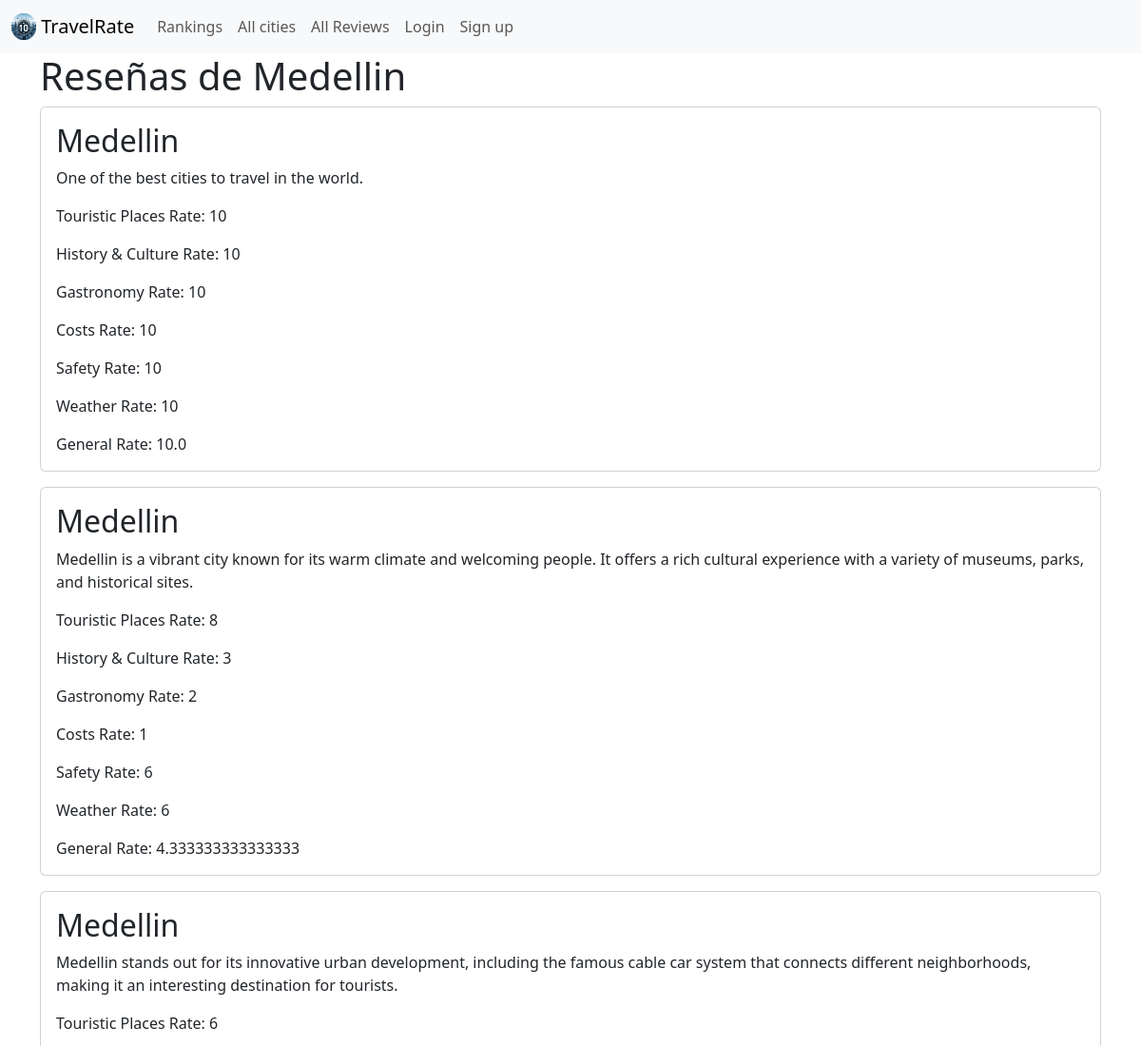
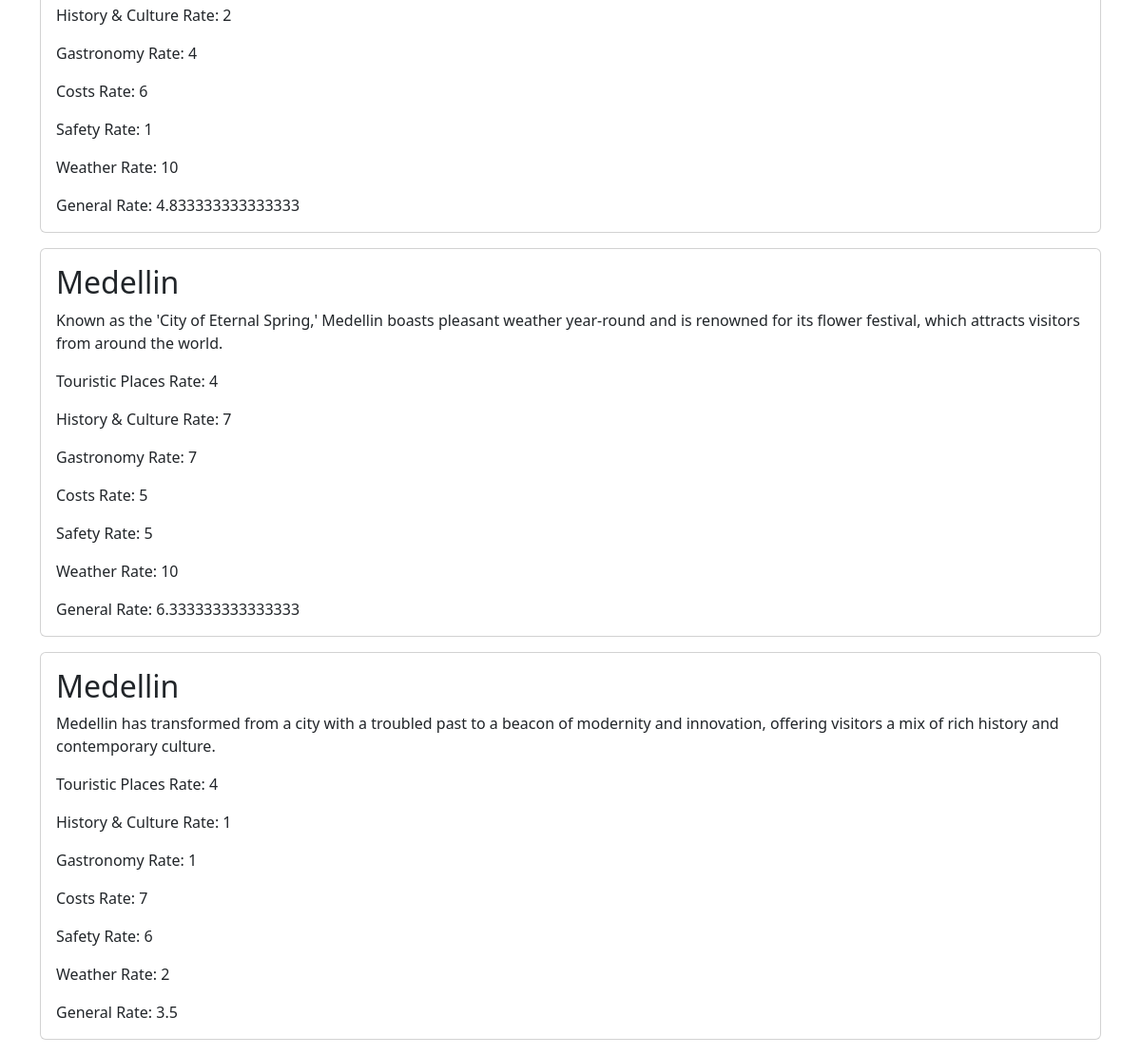
Page /ranking/reviews/Medellin/ on the committed database (2 pictures, top to bottom).
### city/models.py (models this page shows, shortened)
class City(models.Model):
    name = models.CharField(max_length=100)
    country = models.CharField(max_length=100)
    rate = models.DecimalField(max_digits=2, decimal_places=1)
    description = models.CharField(max_length=500)
    image = models.ImageField(upload_to='city/images/')

### reviews/models.py (models this page shows, shortened)
class Reviews(models.Model):
    city = models.CharField(max_length=100)
    general_review = models.CharField(max_length=2000)
    touristic_places_rate = models.IntegerField(choices=range.choices, default=range.ONE)
    history_and_culture_rate = models.IntegerField(choices=range.choices, default=range.ONE)
    gastronomy_rate = models.IntegerField(choices=range.choices, default=range.ONE)
    costs_rate = models.IntegerField(choices=range.choices, default=range.ONE)
    safety_rate = models.IntegerField(choices=range.choices, default=range.ONE)
    weather_rate = models.IntegerField(choices=range.choices, default=range.ONE)
    general_rate = models.FloatField(editable=False, null=True, blank=True)

### city/views.py (the view)
# urls.py: path('reviews/<str:city_name>/', city_reviews, name='city_reviews'),
def city_reviews(request, city_name):
    city = get_object_or_404(City, name=city_name)
    reviews = Reviews.objects.filter(city=city.name)
    context = {
        'city': city,
        'reviews': reviews
    }
    return render(request, 'city_reviews.html', context)

### city/templates/city_reviews.html (shortened to what this page needs)
{% extends 'base.html' %}
{% block content %}
<head>
</head>
    <h1>Reseñas de {{ city.name }}</h1>
    {% if reviews %}
        {% for review in reviews %}
        <div class="card mb-3">
            <div class="row g-0">
                <div>
                    <div class="card-body">
                        <h2 class="card-title">{{ review.city }}</h2>
                        <p class="card-text">{{ review.general_review }}</p>
                        <p class="card-text">Touristic Places Rate: {{ review.touristic_places_rate }}</p>
                        <p class="card-text">History & Culture Rate: {{ review.history_and_culture_rate }}</p>
                        <p class="card-text">Gastronomy Rate: {{ review.gastronomy_rate }}</p>
                        <p class="card-text">Costs Rate: {{ review.costs_rate }}</p>
                        <p class="card-text">Safety Rate: {{ review.safety_rate }}</p>
                        <p class="card-text">Weather Rate: {{ review.weather_rate }}</p>
                        <p class="card-text">General Rate: {{ review.general_rate }}</p>
                    </div>
                </div>
            </div>
        </div>
        {% endfor %}
    {% else %}
        <p>No hay reseñas para esta ciudad.</p>
    {% endif %}
{% endblock content %}

### rows in the picture
City: name "Medellin"
Reviews: city "Medellin", general_review "One of the best cities to travel in the world.", touristic_places_rate "10", history_and_culture_rate "10", gastronomy_rate "10", costs_rate "10", safety_rate "10", weather_rate "10", general_rate "10.0"
Reviews: city "Medellin", general_review "Medellin is a vibrant city known for its warm climate and welcoming people. It offers a rich cultural experience with a variety of museums, parks, and historical sites.", touristic_places_rate "8", history_and_culture_rate "3", gastronomy_rate "2", costs_rate "1", safety_rate "6", weather_rate "6", general_rate "4.333333333333333"
Reviews: city "Medellin", general_review "Medellin stands out for its innovative urban development, including the famous cable car system that connects different neighborhoods, making it an interesting destination for tourists.", touristic_places_rate "6", history_and_culture_rate "2", gastronomy_rate "4", costs_rate "6", safety_rate "1", weather_rate "10", general_rate "4.833333333333333"
Reviews: city "Medellin", general_review "Known as the 'City of Eternal Spring,' Medellin boasts pleasant weather year-round and is renowned for its flower festival, which attracts visitors from around the world.", touristic_places_rate "4", history_and_culture_rate "7", gastronomy_rate "7", costs_rate "5", safety_rate "5", weather_rate "10", general_rate "6.333333333333333"
Reviews: city "Medellin", general_review "Medellin has transformed from a city with a troubled past to a beacon of modernity and innovation, offering visitors a mix of rich history and contemporary culture.", touristic_places_rate "4", history_and_culture_rate "1", gastronomy_rate "1", costs_rate "7", safety_rate "6", weather_rate "2", general_rate "3.5"
